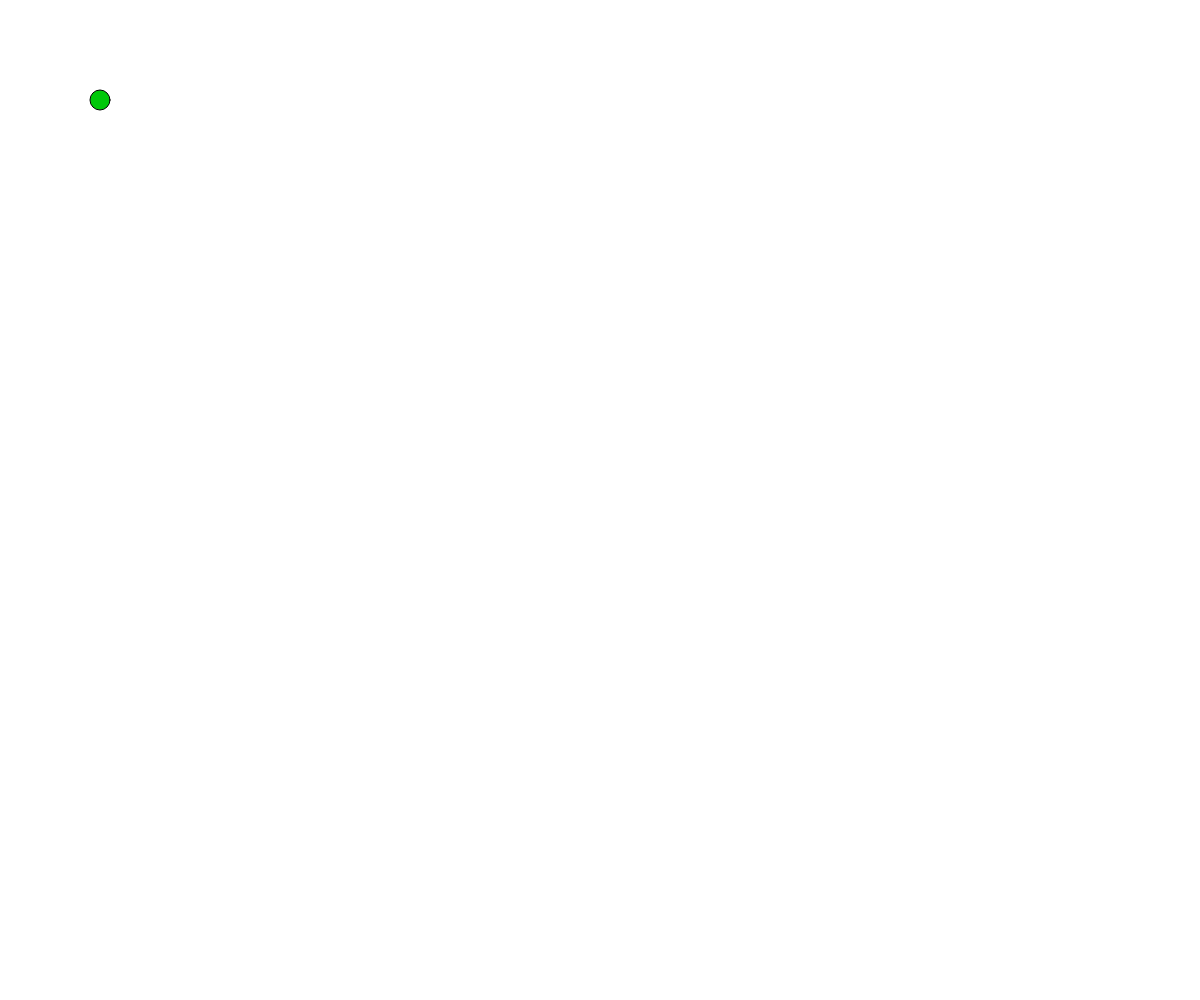
Frame 1 (no input)
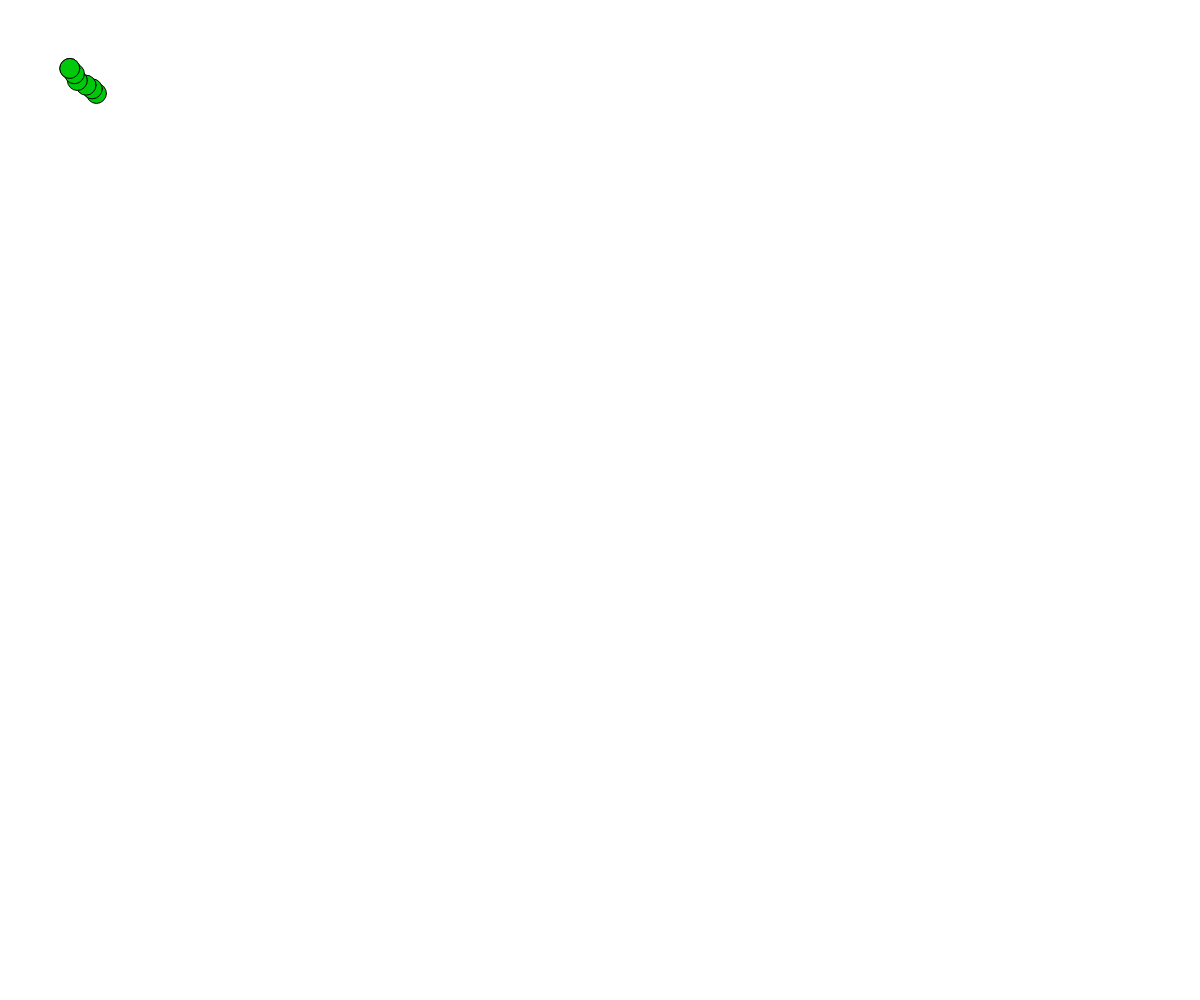
Frame 60 (no input)
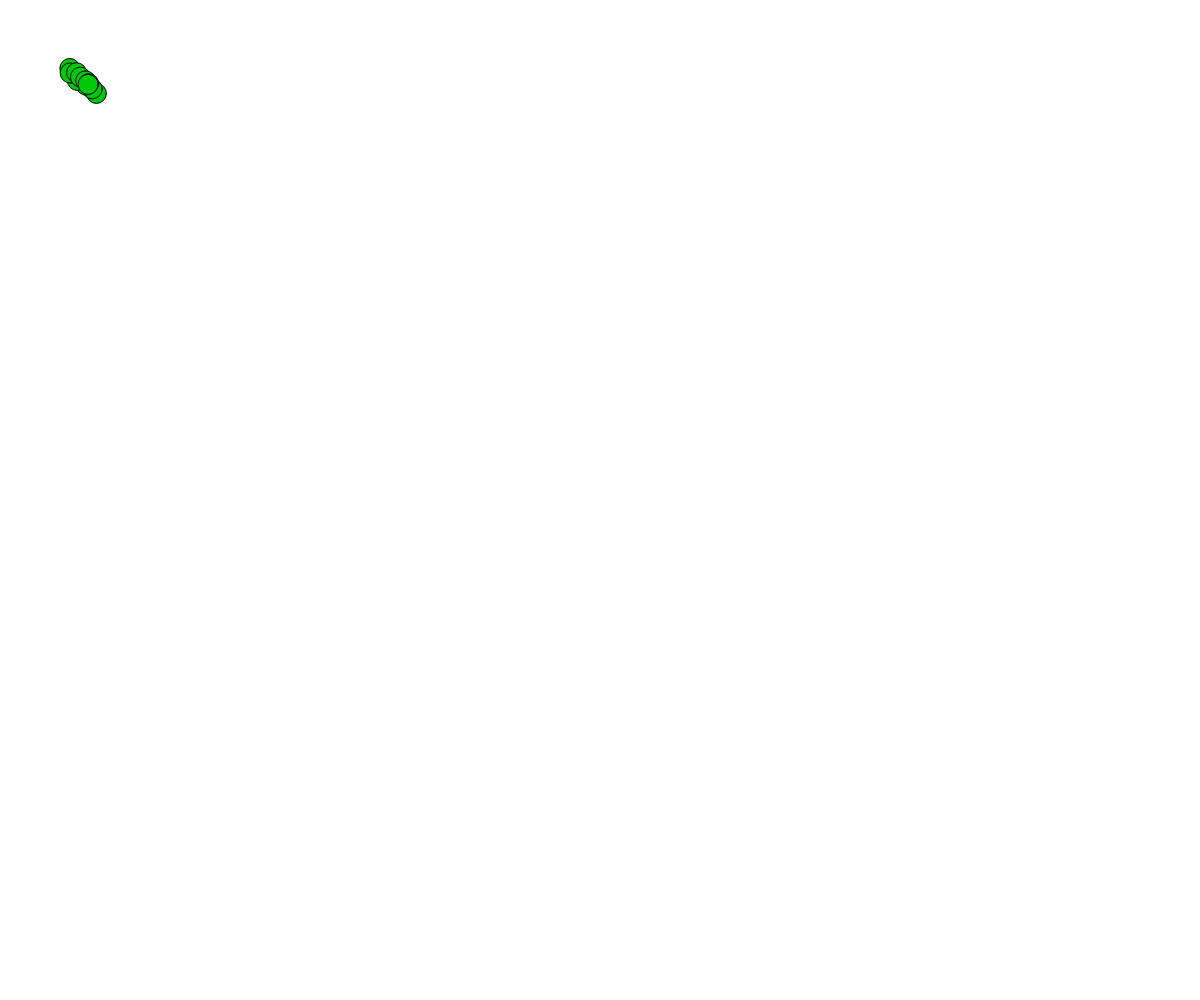
Frame 120 (the mouse pressed at the canvas centre since frame 60)

The p5.js sketch that drew these frames (run headless with seeded random() and noise() and a simulated clock; from frame 60 on, the mouse is pressed at the canvas centre):

// p5.js sketch
// ── sketch.js
let bs = [];
let b;
function setup() {
    createCanvas(innerWidth, innerHeight);
    b = new B(100, 100, 0, 0);
}

function draw() {
    background(255);
    if(frameCount % 10 === 0) {
        bs.push(new B(b.x, b.y, 0, 0));
        console.log('new item');
    }
    b.show();
    b.update();
    for (let i = 0; i < bs.length; i++) {
        bs[i].show();
        // bs[i].update();
    }
}

function B(x, y, speedX, speedY) {
    this.dirX = 0;
    this.dirY = 0;
    this.x = x;
    this.y = y;
    this.r = 20;
    this.speedX = speedX;
    this.speedY = speedY;

    this.show = function () {
        fill(0, 200, 10);
        ellipse(this.x, this.y, this.r, this.r);
    }
    this.update = function () {
        this.dirX = map((mouseX), 0, width, -0.5, 1);
        this.dirY = map((mouseY), 0, height, -0.5, 1);
        this.speedX = random(-1, 1);
        this.speedY = random(-1, 1);
        this.speedX += this.dirX;
        this.speedY += this.dirY;
        this.x += this.speedX;
        this.y += this.speedY;
    }
}
